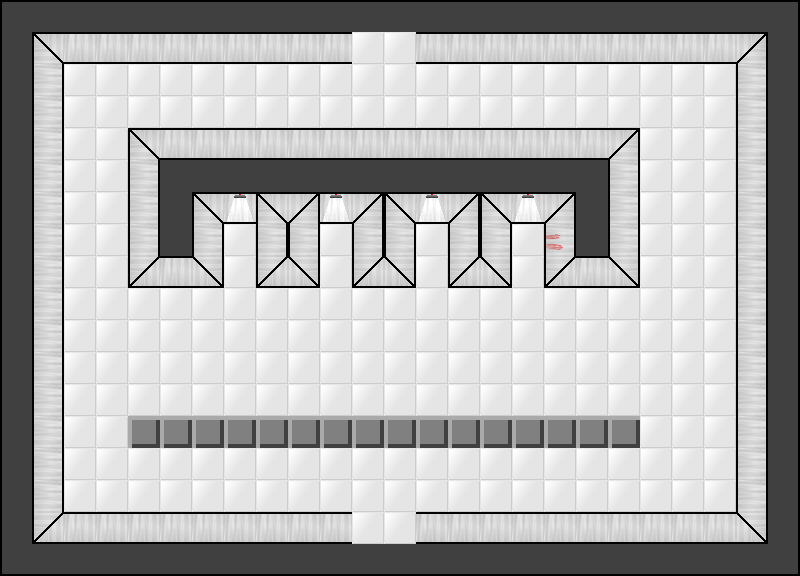

This is a level from a 2D game, rendered from its Tiled map with the project's own tilesets. A one-line summary and the map file follow, with tile-layer data summarised:
An orthogonal 25x18 tile map with 32x32 px tiles, 2 tile layers (Tile Layer 2, Tile Layer 1) and 24 objects (8x conveyor, 5x sign, 4x button, 3x hiddenpit, 2x door, ...).

<map version="1.0" orientation="orthogonal" width="25" height="18" tilewidth="32" tileheight="32">
 <tileset firstgid="1" name="room_tileset" tilewidth="32" tileheight="32">
  <image source="../graphics/room_tileset.png" width="192" height="256" />
 </tileset>
 <layer name="Tile Layer 2" width="25" height="18">
  <data>[450 cells, 450 non-empty, 1 distinct tile ids]</data>
 </layer>
 <layer name="Tile Layer 1" width="25" height="18">
  <data>[450 cells, 240 non-empty, 18 distinct tile ids]</data>
 </layer>
 <objectgroup name="Object Layer 1" width="25" height="18">
  <object name="door 4" type="door" x="352" y="32" width="64" height="32" />
  <object name="door 3" type="door" x="352" y="512" width="64" height="32" />
  <object name="Sign" type="sign" x="288" y="288" width="32" height="32">
   <properties>
    <property name="text" value="Danger" />
   </properties>
  </object>
  <object name="button (safe)" type="button" x="416" y="224" width="32" height="32">
   <properties>
    <property name="id" value="1" />
   </properties>
  </object>
  <object name="button (kill)" type="button" x="224" y="224" width="32" height="32" />
  <object name="button (kill)" type="button" x="320" y="224" width="32" height="32" />
  <object name="button (kill)" type="button" x="512" y="224" width="32" height="32" />
  <object type="gate" x="128" y="64" width="32" height="64">
   <properties>
    <property name="id" value="1" />
   </properties>
  </object>
  <object type="hiddenpit" x="512" y="256" width="32" height="32" />
  <object type="hiddenpit" x="320" y="256" width="32" height="32" />
  <object type="hiddenpit" x="224" y="256" width="32" height="32" />
  <object name="Sign" type="sign" x="384" y="288" width="32" height="32">
   <properties>
    <property name="text" value="Danger" />
   </properties>
  </object>
  <object name="Sign" type="sign" x="480" y="288" width="32" height="32">
   <properties>
    <property name="text" value="Safe" />
   </properties>
  </object>
  <object name="Sign" type="sign" x="192" y="288" width="32" height="32">
   <properties>
    <property name="text" value="See signs for safety instructions" />
   </properties>
  </object>
  <object name="Sign" type="sign" x="608" y="288" width="32" height="32">
   <properties>
    <property name="text" value="Danger" />
   </properties>
  </object>
  <object name="button (kill)" type="conveyor" x="576" y="64" width="32" height="32">
   <properties>
    <property name="dir" value="e" />
   </properties>
  </object>
  <object type="gate" x="608" y="448" width="32" height="64">
   <properties>
    <property name="id" value="1" />
   </properties>
  </object>
  <object name="button (kill)" type="conveyor" x="608" y="64" width="32" height="32">
   <properties>
    <property name="dir" value="e" />
   </properties>
  </object>
  <object name="button (kill)" type="conveyor" x="608" y="96" width="32" height="32">
   <properties>
    <property name="dir" value="e" />
   </properties>
  </object>
  <object name="button (kill)" type="conveyor" x="576" y="96" width="32" height="32">
   <properties>
    <property name="dir" value="e" />
   </properties>
  </object>
  <object name="button (kill)" type="conveyor" x="128" y="448" width="32" height="32">
   <properties>
    <property name="dir" value="w" />
   </properties>
  </object>
  <object name="button (kill)" type="conveyor" x="160" y="448" width="32" height="32">
   <properties>
    <property name="dir" value="w" />
   </properties>
  </object>
  <object name="button (kill)" type="conveyor" x="160" y="480" width="32" height="32">
   <properties>
    <property name="dir" value="w" />
   </properties>
  </object>
  <object name="button (kill)" type="conveyor" x="128" y="480" width="32" height="32">
   <properties>
    <property name="dir" value="w" />
   </properties>
  </object>
 </objectgroup>
</map>
